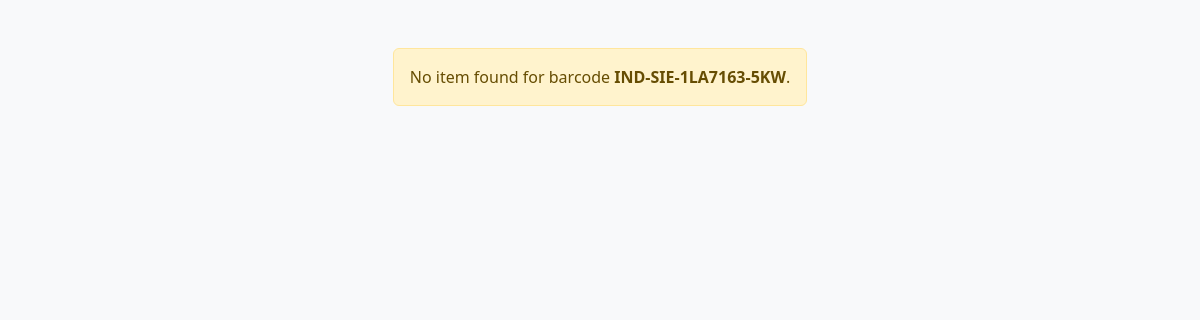
/view.php?barcode=IND-SIE-1LA7163-5KW, run on an earlier commit of the app's database.
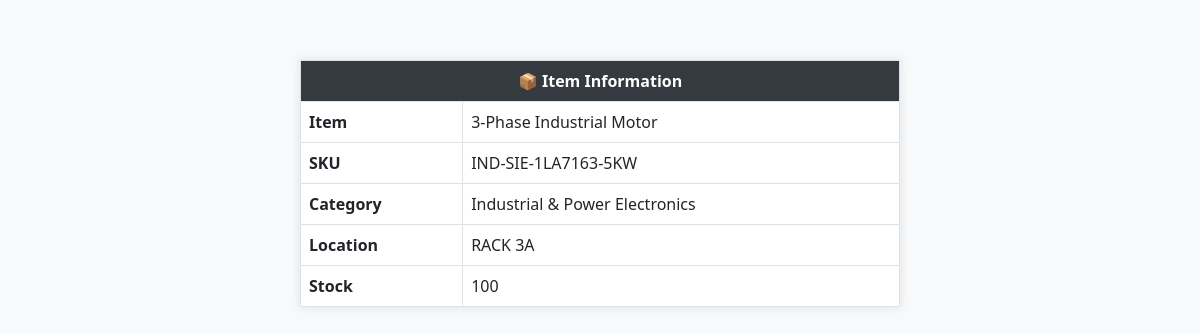
And on a later commit of the database.
### tables this page shows
CREATE TABLE `stocks` (
  `item` varchar(100) NOT NULL,
  `bar` varchar(255) NOT NULL,
  `category` varchar(100) NOT NULL,
  `location` varchar(100) NOT NULL,
  `price` float(255,2) NOT NULL,
  `id` int(10) NOT NULL,
  `stock` int(255) DEFAULT NULL,
  `notified` tinyint(1) DEFAULT 0
);

### view.php (the view, shortened to what this page needs)
<?php
include "config/config.php";
$sku = isset($_GET['barcode']) ? mysqli_real_escape_string($conn, $_GET['barcode']) : '';
$result = mysqli_query($conn, "SELECT * FROM stocks WHERE bar = '$sku'");
?>
<!DOCTYPE html>
<html lang="en">
<head>
  <link href="https://cdn.jsdelivr.net/npm/bootstrap@5.3.0/dist/css/bootstrap.min.css" rel="stylesheet">
</head>
<body>
<div class="container d-flex justify-content-center">
<?php if ($result && mysqli_num_rows($result) > 0): ?>
  <table class="table table-bordered info-table"><thead><tr><th colspan="2" class="text-center">📦 Item Information</th></tr></thead><tbody>
    <?php while ($d = mysqli_fetch_assoc($result)): ?>
      <tr><td><strong>Item</strong></td><td><?=htmlspecialchars($d['item'])?></td></tr>
      <tr><td><strong>SKU</strong></td><td><?=htmlspecialchars($d['bar'])?></td></tr>
      <tr><td><strong>Category</strong></td><td><?=htmlspecialchars($d['category'])?></td></tr>
      <tr><td><strong>Location</strong></td><td><?=htmlspecialchars($d['location'])?></td></tr>
      <tr><td><strong>Stock</strong></td><td><?=intval($d['stock'])?></td></tr>
    <?php endwhile; ?>
  </tbody></table>
<?php else: ?>
  <div class="alert alert-warning text-center mt-5">No item found for barcode <strong><?=htmlspecialchars($sku)?></strong>.</div>
<?php endif; ?>
</div>
</body>
</html>

What changed in the data, as far as the page shows it:
added stocks: item "3-Phase Industrial Motor", bar "IND-SIE-1LA7163-5KW", category "Industrial & Power Electronics", location "RACK 3A", stock "100"
Also different on the page:
$sku: "IND-SIE-1LA7163-5KW" → (not shown)
text no longer shown: "No item found for barcode ."
text now shown: "📦 Item Information"
